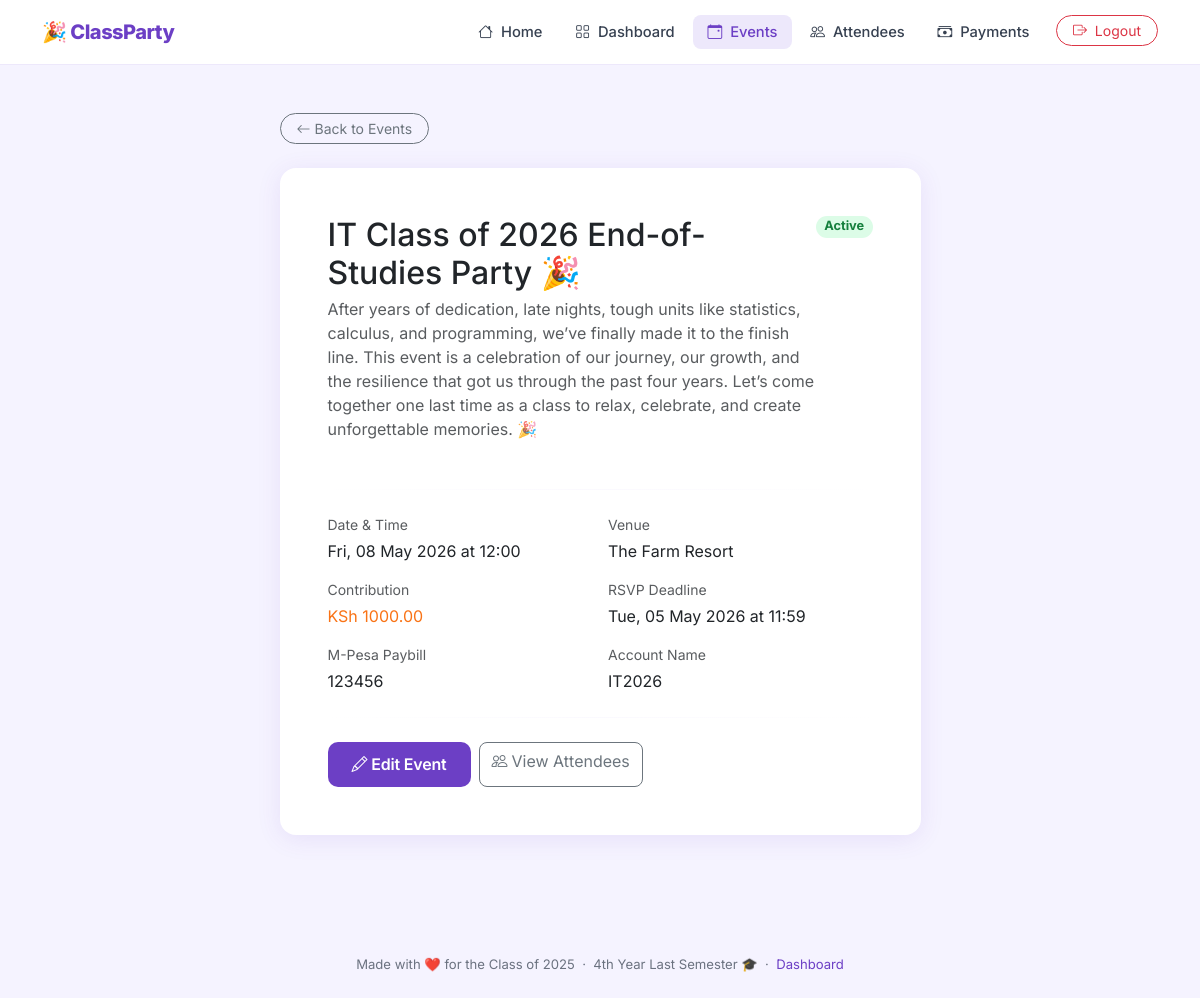
Page /events/1/ (signed in) on the committed database.
### events/models.py (models this page shows, shortened)
class Event(models.Model):
    name = models.CharField(max_length=200)
    description = models.TextField(blank=True)
    date = models.DateTimeField()
    venue = models.CharField(max_length=300)
    contribution_amount = models.DecimalField(max_digits=10, decimal_places=2)
    rsvp_deadline = models.DateTimeField()
    mpesa_paybill = models.CharField(max_length=20, blank=True)
    mpesa_account = models.CharField(max_length=50, blank=True)
    is_active = models.BooleanField(default=True)
    created_at = models.DateTimeField(auto_now_add=True)
    updated_at = models.DateTimeField(auto_now=True)
    class Meta:
        ordering = ['-created_at']
        verbose_name = 'Event'
        verbose_name_plural = 'Events'

### events/views.py (the view)
# urls.py: path('<int:pk>/', views.event_detail, name='detail'),
@login_required
def event_detail(request, pk):
    event = get_object_or_404(Event, pk=pk)
    return render(request, 'events/event_detail.html', {'event': event})

### templates/events/event_detail.html (shortened to what this page needs)
{% extends 'base.html' %}
{% block content %}
<div class="container py-5">
  <div class="row justify-content-center">
    <div class="col-lg-7">
      <a href="{% url 'events:list' %}" class="btn btn-sm btn-outline-secondary rounded-pill px-3 mb-4">
        <i class="bi bi-arrow-left me-1"></i>Back to Events
      </a>
      <div class="card p-4 p-md-5">
        <div class="d-flex align-items-start justify-content-between mb-4">
          <div>
            <h2 class="fw-800 mb-1">{{ event.name }}</h2>
            <p class="text-muted mb-0">{{ event.description }}</p>
          </div>
          {% if event.is_active %}
            <span class="badge rounded-pill" style="background:var(--success-light);color:#15803d;font-size:0.8rem;">Active</span>
          {% else %}
            <span class="badge rounded-pill bg-secondary">Inactive</span>
          {% endif %}
        </div>
        <hr class="divider">
        <div class="row g-3">
          <div class="col-md-6">
            <div class="text-muted small mb-1">Date & Time</div>
            <div class="fw-600">{{ event.date|date:"D, d M Y \a\t H:i" }}</div>
          </div>
          <div class="col-md-6">
            <div class="text-muted small mb-1">Venue</div>
            <div class="fw-600">{{ event.venue }}</div>
          </div>
          <div class="col-md-6">
            <div class="text-muted small mb-1">Contribution</div>
            <div class="fw-700" style="color:var(--accent);">KSh {{ event.contribution_amount }}</div>
          </div>
          <div class="col-md-6">
            <div class="text-muted small mb-1">RSVP Deadline</div>
            <div class="fw-600">{{ event.rsvp_deadline|date:"D, d M Y \a\t H:i" }}</div>
          </div>
          {% if event.mpesa_paybill %}
          <div class="col-md-6">
            <div class="text-muted small mb-1">M-Pesa Paybill</div>
            <div class="fw-600">{{ event.mpesa_paybill }}</div>
          </div>
          {% endif %}
          {% if event.mpesa_account %}
          <div class="col-md-6">
            <div class="text-muted small mb-1">Account Name</div>
            <div class="fw-600">{{ event.mpesa_account }}</div>
          </div>
          {% endif %}
        </div>
        <hr class="divider">
        <div class="d-flex gap-2">
          <a href="{% url 'events:edit' event.pk %}" class="btn btn-primary-custom">
            <i class="bi bi-pencil me-1"></i>Edit Event
          </a>
          <a href="{% url 'rsvp:list' %}" class="btn btn-outline-secondary rounded-3">
            <i class="bi bi-people me-1"></i>View Attendees
          </a>
        </div>
      </div>
    </div>
  </div>
</div>
{% endblock %}

### templates/base.html (style rules this page uses)
:root { --primary: #6c3fc5; --primary-dark: #5530a0; --primary-light: #ede8fb; --accent: #f97316; --accent-light: #fff3e8; --success: #22c55e; --success-light: #dcfce7; --danger: #ef4444; --dark: #0f0f1a; --card-bg: #ffffff; --body-bg: #f5f3ff; --text-muted-custom: #6b7280; --border-radius: 16px; --border-radius-sm: 10px; --shadow: 0 4px 24px rgba(108,63,197,0.10); --shadow-hover: 0 8px 32px rgba(108,63,197,0.18); }
* { box-sizing: border-box; }
body { font-family: 'Inter', sans-serif; background: var(--body-bg); color: #1a1a2e; min-height: 100vh; }
.card { border: none; border-radius: var(--border-radius); box-shadow: var(--shadow); background: var(--card-bg); }
.btn-primary-custom { background: var(--primary); color: #fff; border: none; border-radius: 10px; font-weight: 600; padding: 0.65rem 1.5rem; transition: all 0.2s; letter-spacing: -0.2px; }
.divider { border: none; height: 1px; background: linear-gradient(90deg, transparent, #ede8fb, transparent); margin: 1.5rem 0; }

### rows in the picture
Event: name "IT Class of 2026 End-of-Studies Party 🎉", description "After years of dedication, late nights, tough units like statistics, calculus, and programming, we’ve finally made it to the finish line. This event is a celebration of our journey, our growth, and the resilience that got us through the past four years. Let’s come together one last time as a class to relax, celebrate, and create unforgettable memories. 🎉", date "Fri, 08 May 2026 at 12:00", venue "The Farm Resort", contribution_amount "1000.00", rsvp_deadline "Tue, 05 May 2026 at 11:59", mpesa_paybill "123456", mpesa_account "IT2026"
